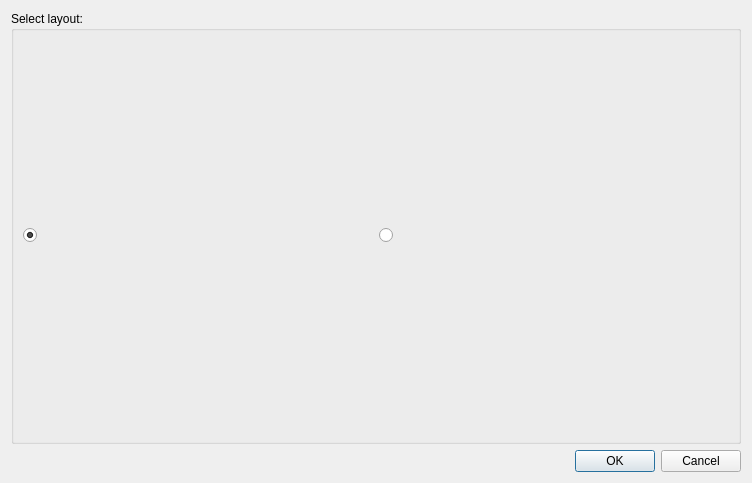
<?xml version="1.0" encoding="UTF-8"?>
<ui version="4.0">
 <class>SceneLayoutChooserDialog</class>
 <widget class="QDialog" name="SceneLayoutChooserDialog">
  <property name="geometry">
   <rect>
    <x>0</x>
    <y>0</y>
    <width>752</width>
    <height>483</height>
   </rect>
  </property>
  <property name="windowTitle">
   <string>SceneLayoutChooserDialog</string>
  </property>
  <layout class="QVBoxLayout" name="verticalLayout">
   <item>
    <widget class="QGroupBox" name="groupBox">
     <property name="title">
      <string>Select layout:</string>
     </property>
     <layout class="QGridLayout" name="gridLayout">
      <item row="0" column="0">
       <widget class="QRadioButton" name="radioButtonLayout1">
        <property name="text">
         <string/>
        </property>
        <property name="icon">
         <iconset resource="../../icons.qrc">
          <normaloff>:/zincwidgets/images/icons/layout-single-scene.png</normaloff>:/zincwidgets/images/icons/layout-single-scene.png</iconset>
        </property>
        <property name="iconSize">
         <size>
          <width>256</width>
          <height>256</height>
         </size>
        </property>
        <property name="checked">
         <bool>true</bool>
        </property>
       </widget>
      </item>
      <item row="0" column="1">
       <widget class="QRadioButton" name="radioButtonLayout2x2Grid">
        <property name="text">
         <string/>
        </property>
        <property name="icon">
         <iconset resource="../../icons.qrc">
          <normaloff>:/zincwidgets/images/icons/layout-four-scenes.png</normaloff>:/zincwidgets/images/icons/layout-four-scenes.png</iconset>
        </property>
        <property name="iconSize">
         <size>
          <width>256</width>
          <height>256</height>
         </size>
        </property>
       </widget>
      </item>
     </layout>
    </widget>
   </item>
   <item>
    <widget class="QDialogButtonBox" name="buttonBox">
     <property name="orientation">
      <enum>Qt::Horizontal</enum>
     </property>
     <property name="standardButtons">
      <set>QDialogButtonBox::Cancel|QDialogButtonBox::Ok</set>
     </property>
    </widget>
   </item>
  </layout>
 </widget>
 <resources>
  <include location="../../icons.qrc"/>
 </resources>
 <connections>
  <connection>
   <sender>buttonBox</sender>
   <signal>accepted()</signal>
   <receiver>SceneLayoutChooserDialog</receiver>
   <slot>accept()</slot>
   <hints>
    <hint type="sourcelabel">
     <x>248</x>
     <y>254</y>
    </hint>
    <hint type="destinationlabel">
     <x>157</x>
     <y>274</y>
    </hint>
   </hints>
  </connection>
  <connection>
   <sender>buttonBox</sender>
   <signal>rejected()</signal>
   <receiver>SceneLayoutChooserDialog</receiver>
   <slot>reject()</slot>
   <hints>
    <hint type="sourcelabel">
     <x>316</x>
     <y>260</y>
    </hint>
    <hint type="destinationlabel">
     <x>286</x>
     <y>274</y>
    </hint>
   </hints>
  </connection>
 </connections>
</ui>
